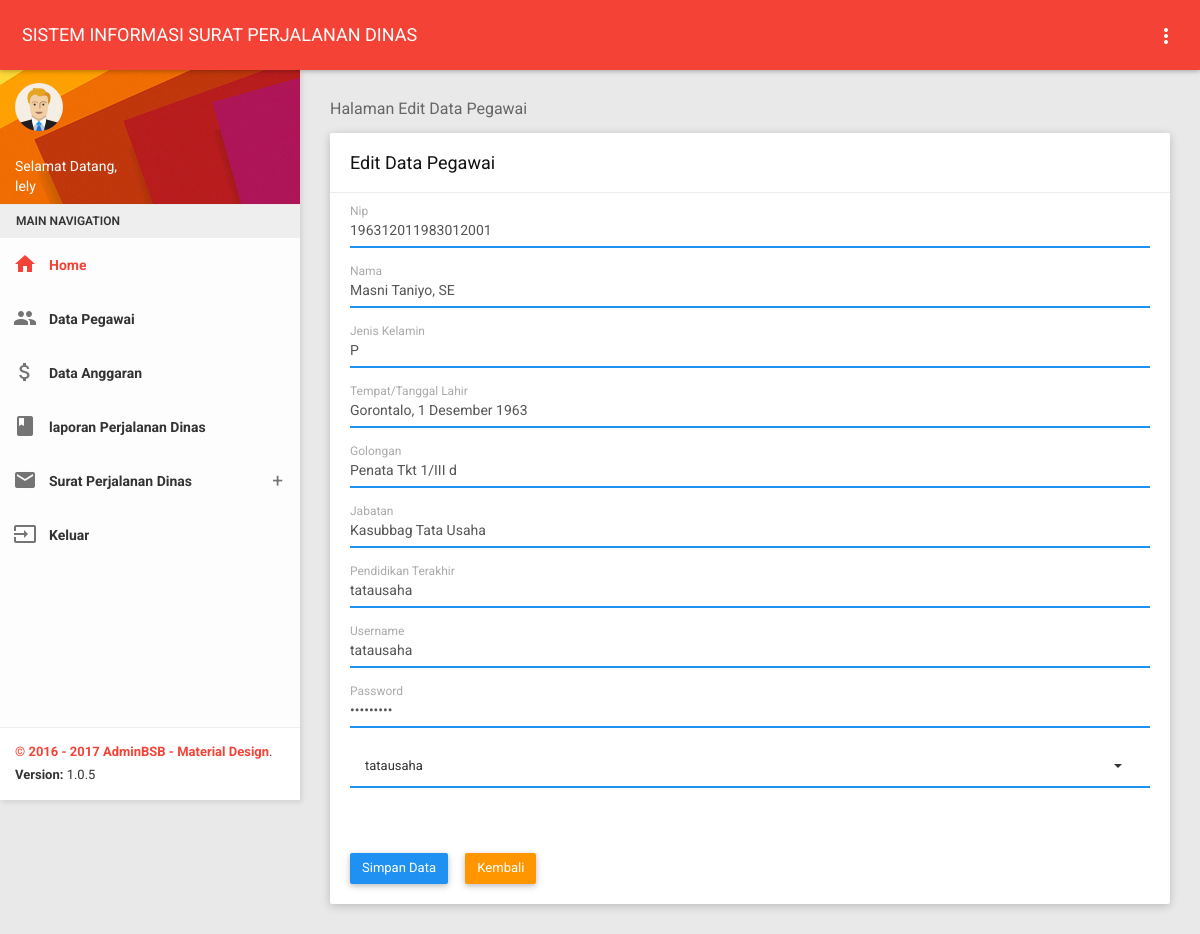
Screenshot of /tatausaha/editp.php?hal=edit&kd=196312011983012001 (signed in) with the database file from the repository.
### tables this page shows
CREATE TABLE `pegawai` (
  `nip` varchar(100) NOT NULL,
  `nama` varchar(50) NOT NULL,
  `jk` varchar(15) NOT NULL,
  `ttl` varchar(50) NOT NULL,
  `golongan` varchar(20) NOT NULL,
  `jabatan` varchar(30) NOT NULL,
  `pd` varchar(30) NOT NULL,
  `username` varchar(30) NOT NULL,
  `password` varchar(32) NOT NULL,
  `hak_akses` varchar(10) NOT NULL
);

### tatausaha/editp.php (the view, shortened to what this page needs)
<?php
include '../tampilan/atastata.php';
?>
 <section class="content">
        <div class="container-fluid">
            <div class="block-header">
                <h2>Halaman Edit Data Pegawai</h2>
            </div>
            <div class="row clearfix">
                <div class="col-lg-12 col-md-12 col-sm-12 col-xs-12">
                    <div class="card">
                        <div class="header">
                            <h2>Edit Data Pegawai</h2>
                        </div>
                          <?php
                    $query = mysql_query("SELECT * FROM pegawai WHERE nip='$_GET[kd]'");
                    $data  = mysql_fetch_array($query);
                        ?>
                        <div class="body">
                            <form id="form_validation" action="updatep.php" method="POST">
                                <div class="form-group form-float">
                                    <div class="form-line">
                                        <input type="text" class="form-control" name="nip" value="<?php echo $data['nip'];?>" required>
                                        <label class="form-label" >Nip</label>
                                    </div>
                                </div>
                                <div class="form-group form-float">
                                    <div class="form-line">
                                        <input type="text" class="form-control" name="nama" value="<?php echo $data['nama'];?>" required>
                                        <label class="form-label">Nama</label>
                                    </div>
                                </div>
                                <div class="form-group form-float">
                                    <div class="form-line">
                                        <input type="text" class="form-control" name="jk" value="<?php echo $data['jk'];?>" required>
                                        <label class="form-label">Jenis Kelamin</label>
                                    </div>
                                </div>
                                <div class="form-group form-float">
                                    <div class="form-line">
                                        <input type="text" class="form-control" name="ttl" value="<?php echo $data['ttl'];?>" required>
                                        <label class="form-label">Tempat/Tanggal Lahir</label>
                                    </div>
                                </div>
                                <div class="form-group form-float">
                                    <div class="form-line">
                                        <input type="text" class="form-control" name="golongan" value="<?php echo $data['golongan'];?>" required>
                                        <label class="form-label">Golongan</label>
                                    </div>
                                </div>
                                <div class="form-group form-float">
                                    <div class="form-line">
                                        <input type="text" class="form-control" name="jabatan" value="<?php echo $data['jabatan'];?>" required>
                                        <label class="form-label">Jabatan</label>
                                    </div>
                                </div>
                                <div class="form-group form-float">
                                    <div class="form-line">
                                        <input type="text" class="form-control" name="pd" value="<?php echo $data['pd'];?>" required>
                                        <label class="form-label">Pendidikan Terakhir</label>
                                    </div>
                                </div>
                                  <div class="form-group form-float">
                                    <div class="form-line">
                                        <input type="text" class="form-control" name="username" value="<?php echo $data['username'];?>" required>
                                        <label class="form-label">Username</label>
                                    </div>
                                </div>
                                  <div class="form-group form-float">
                                    <div class="form-line">
                                        <input type="password" class="form-control" name="password" value="<?php echo $data['password'];?>" required>
                                        <label class="form-label">Password</label>
                                    </div>
                                </div>
                                   <div class="form-group form-float">
                                    <div class="form-line">
                                        <select class="form-control show-tick"  name="hak_akses">
                                        <option value="<?php echo $data['hak_akses'];?>"> <?php echo $data['hak_akses'];?></option>
                                     </select>
                                </div>
                                </div>
                                <br></br>
								<td><input type="submit" value="Simpan Data"  class="btn btn-primary waves-effect"/>&nbsp &nbsp &nbsp<a href="pegawai.php" class="btn btn-warning waves-effect">Kembali</a></td>
                            </form>
                        </div>
                    </div>
                </div>
            </div>
       </div>
    </section>
  <?php
include '../tampilan/footer.php';
?>

### rows the page displays
pegawai: nip "196312011983012001", nama "Masni Taniyo, SE", jk "P", ttl "Gorontalo, 1 Desember 1963", golongan "Penata Tkt 1/III d", jabatan "Kasubbag Tata Usaha", pd "tatausaha", username "tatausaha", hak_akses "tatausaha"

### other values shown
$_SESSION['username'] "lely"
